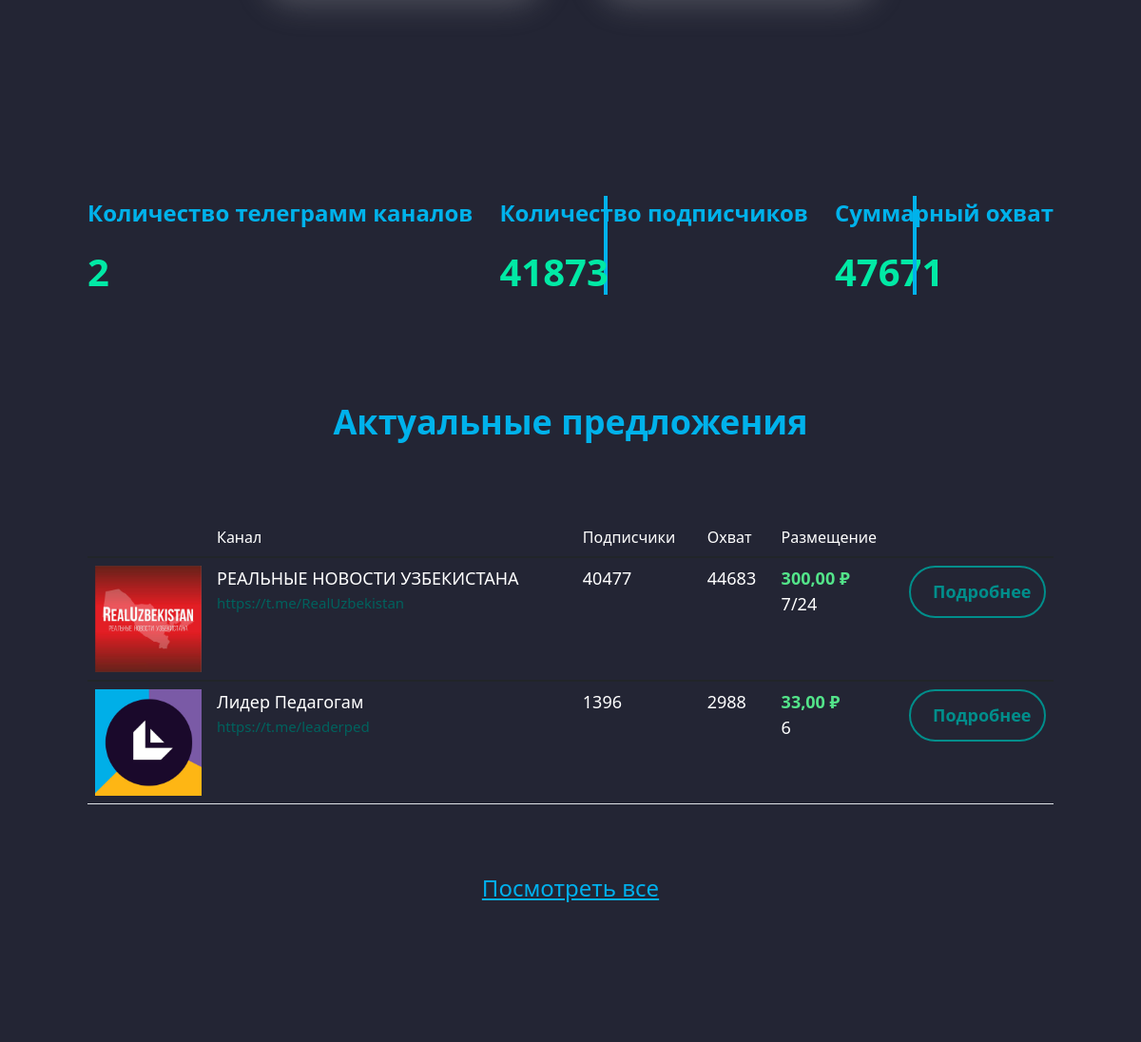
Before: / (middle part) with the older database file.
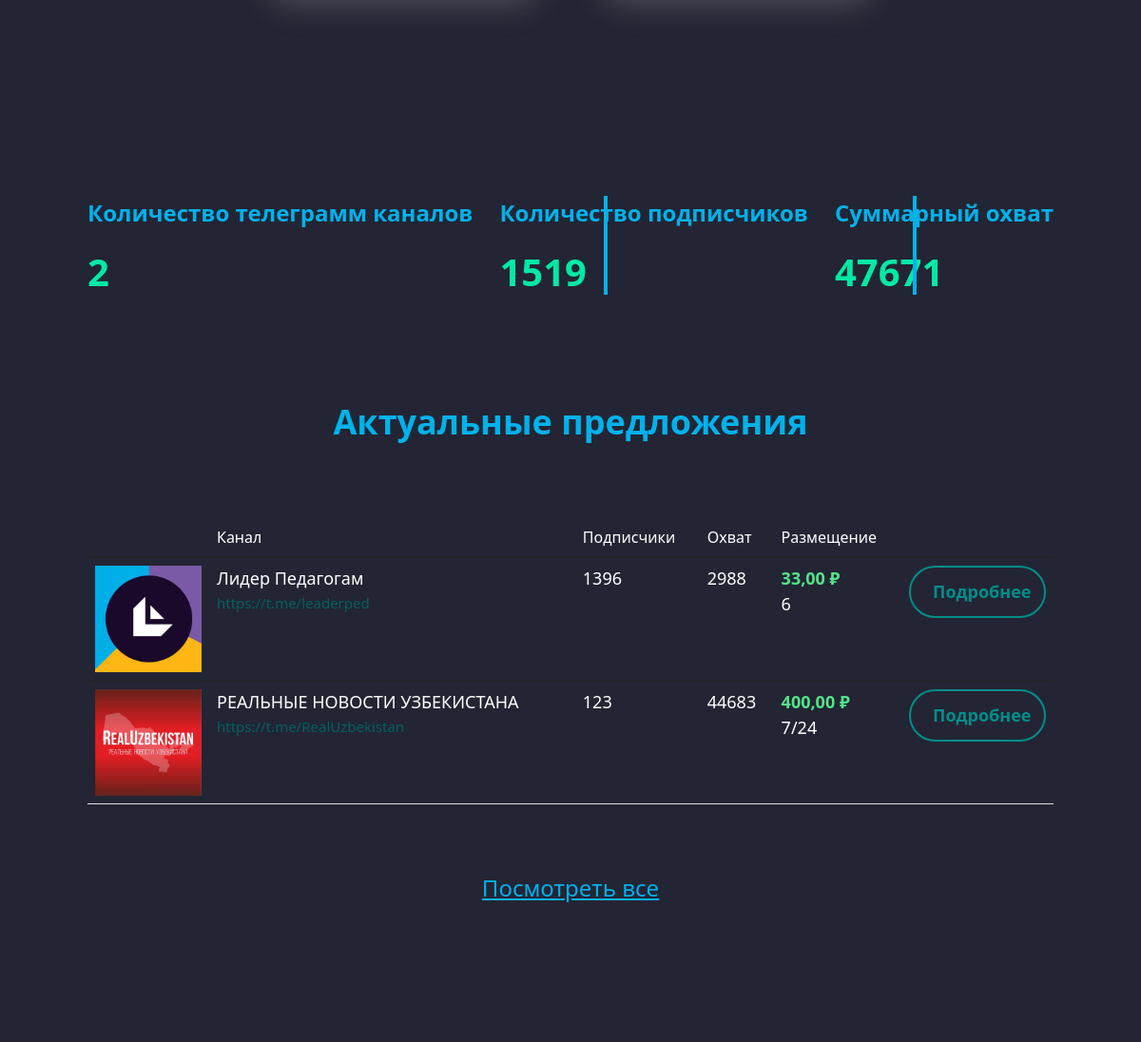
After: the same page with the newer database file.
### API/models.py (models this page shows, shortened)
class Chanel(models.Model):
    chanel_link=models.CharField(max_length=150)
    name=models.CharField(max_length=150,verbose_name="Называние канала")
    pictures=models.ImageField(verbose_name='Лого')
    subscribers=models.IntegerField()
    views=models.IntegerField()
    created_at=models.DateTimeField(auto_now_add=True)
    add_chanel =models.ForeignKey(Add_chanel, on_delete=models.CASCADE)
    username=models.CharField(max_length=150)
    class Meta:
        verbose_name="Канал"
        verbose_name_plural="Канал"
        ordering=['-subscribers']

### accounts/models.py (models this page shows, shortened)
class Cost_Format(models.Model):
    add_chanel=models.ForeignKey(Add_chanel,on_delete=models.CASCADE,related_name='cost_formats')
    placement_format = models.CharField(max_length=100)
    cost_per_format = models.DecimalField(max_digits=10, decimal_places=2)

### accounts/views.py (the view)
# urls.py: path('', views.MainPage.as_view(), name='main'),
class MainPage(TemplateView):
    template_name = 'index.html'
    def get_context_data(self, *, object_list=None, **kwargs):
        context=super().get_context_data(**kwargs)
        context['count'] = Chanel.objects.select_related('add_chanel').prefetch_related('add_chanel__cost_formats')
        context['lists'] = Chanel.objects.all().count()
        context['subscribers'] = Chanel.objects.aggregate(total=Sum('subscribers'))['total']
        context['total_views'] = Chanel.objects.aggregate(total=Sum('views'))['total']
        return context

### accounts/templates/index.html (shortened to what this page needs)
{% extends 'base.html' %}
{% load static %}
{% block header %}
<body class="page__body">
<div class="site-container">
{% endblock %}
{% block content %}
    <main class="main"><div class="offers"><div class="container-fluid"><div class="offers__number"><div class="offers__card"><p class="offers__title">Количество телеграмм каналов</p>
        <h3 class="offers__count">{{lists}}</h3></div><div class="offers__card">
        <p class="offers__title">Количество подписчиков</p><h3 class="offers__count">{{subscribers}}</h3></div>
        <div><p class="offers__title">Суммарный охват</p><h3 class="offers__count">{{total_views}}</h3></div></div><div class="offers__table"><h3 class="offers__info">Актуальные предложения
    </h3>
        <table class="table"><thead><tr><th scope="col"></th><th scope="col">Канал</th><th scope="col">Подписчики</th><th scope="col">Охват</th><th scope="col">Размещение</th><th scope="col"></th></tr></thead>
            {% for item in count %}
             {% with last_cost_format=item.add_chanel.cost_formats.last %}
            <tbody><tr><th scope="row" style="width: 8rem"><img src="/{{item.pictures}}"></th><td><p class="tableB">{{item.name}}</p><span class="tableUsername">{{item.chanel_link}}</span></td><td><p class="tableB">{{item.subscribers}}</p></td><td><p class="tableB">{{item.views}}</p></td><td><span class="tableGreen">{{ last_cost_format.cost_per_format }} ₽</span><p class="tableB">{{ last_cost_format.placement_format }}</p></td><td style="width: 10rem"><a class="tableLink" href="">Подробнее</a></td></tr>
            </tbody>
              {% endwith %}
            {% endfor %}
        </table>
        <a class="offers__link" href="">Посмотреть все</a></div></div></div></main></div>
{% endblock %}

Changed rows visible on the page:
shown differently, row unchanged: Chanel "Лидер Педагогам": moves up the list
changed Chanel "РЕАЛЬНЫЕ НОВОСТИ УЗБЕКИСТАНА": subscribers "40477" → "123"; add_chanel.cost_formats.last.cost_per_format "300,00" → "400,00"
Other visible differences:
{{ subscribers }}: "41873" → "1519"
